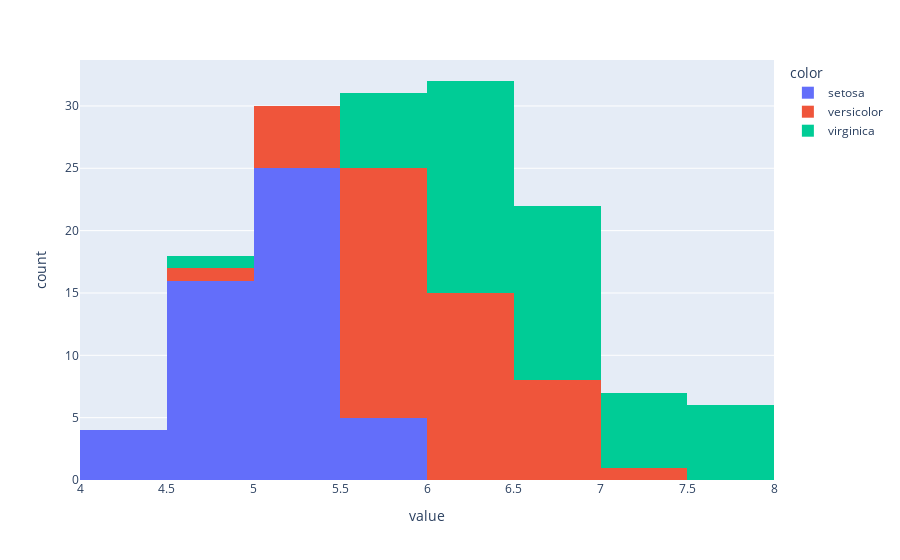
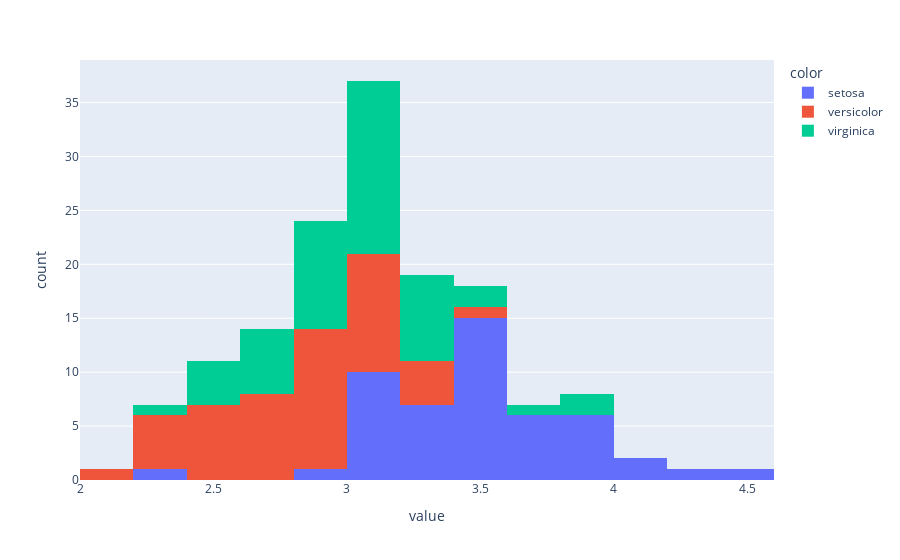
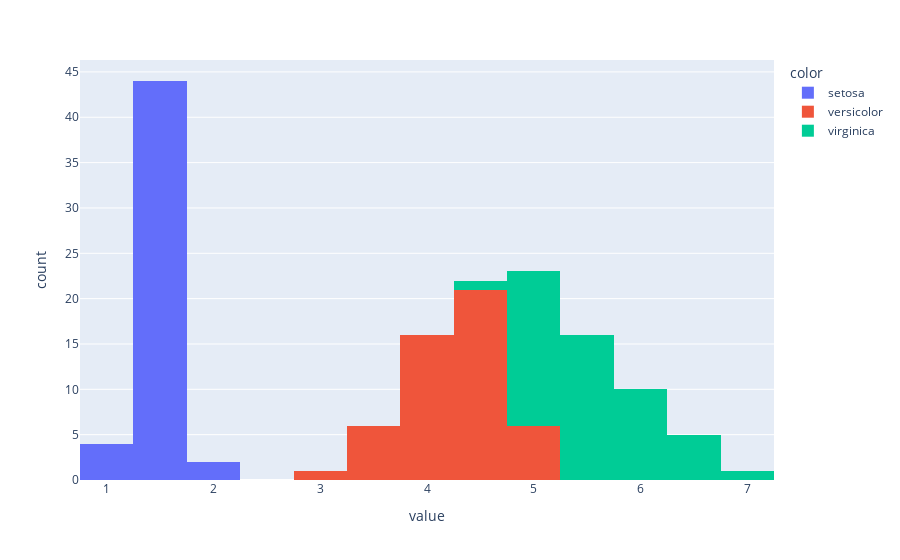
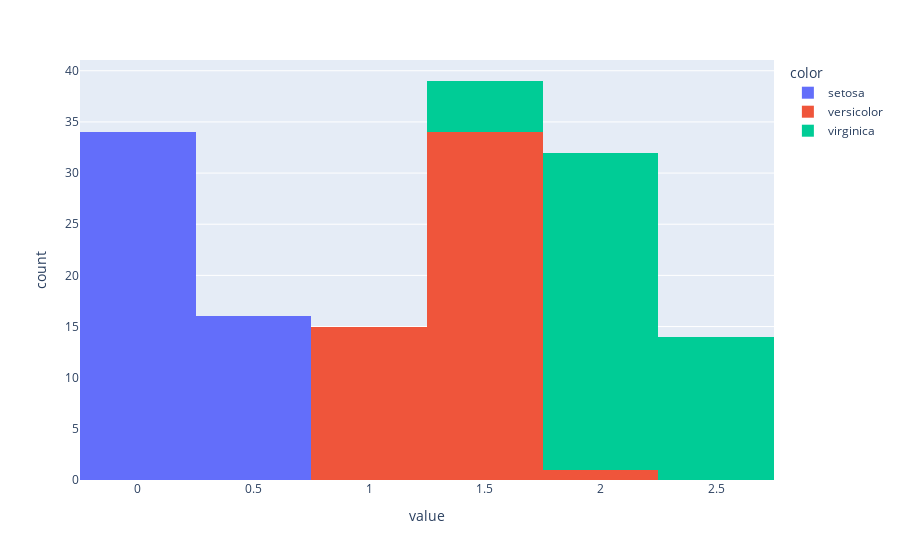

The notebook cell these images were saved under, in order:
### Markdown cell above
Nå vil vi legge til en ekstra dimensjon ved å bruke farge. Fargelegg histogramene etter spesies.

### Code cell
# Histogramer farget etter spesies
for col in iris_data.columns:
    fig = px.histogram(iris_data[col], color=iris_labels)
    fig.show()

### Figure 1 — Plotly figure (JSON) as saved in the notebook; plotly's stock layout.template omitted (floating-point values rounded to 4 significant figures)
{"data": [{"alignmentgroup": "True", "bingroup": "x", "hovertemplate": "color=setosa<br>value=%{x}<br>count=%{y}<extra></extra>", "legendgroup": "setosa", "marker": {"color": "#636efa", "pattern": {"shape": ""}}, "name": "setosa", "offsetgroup": "setosa", "orientation": "v", "showlegend": true, "type": "histogram", "x": [5.1, 4.9, 4.7, 4.6, 5, 5.4, 4.6, 5, 4.4, 4.9, 5.4, 4.8, 4.8, 4.3, 5.8, 5.7, 5.4, 5.1, 5.7, 5.1, 5.4, 5.1, 4.6, 5.1, 4.8, 5, 5, 5.2, 5.2, 4.7, 4.8, 5.4, 5.2, 5.5, 4.9, 5, 5.5, 4.9, 4.4, 5.1, 5, 4.5, 4.4, 5, 5.1, 4.8, 5.1, 4.6, 5.3, 5], "xaxis": "x", "yaxis": "y"}, {"alignmentgroup": "True", "bingroup": "x", "hovertemplate": "color=versicolor<br>value=%{x}<br>count=%{y}<extra></extra>", "legendgroup": "versicolor", "marker": {"color": "#EF553B", "pattern": {"shape": ""}}, "name": "versicolor", "offsetgroup": "versicolor", "orientation": "v", "showlegend": true, "type": "histogram", "x": [7, 6.4, 6.9, 5.5, 6.5, 5.7, 6.3, 4.9, 6.6, 5.2, 5, 5.9, 6, 6.1, 5.6, 6.7, 5.6, 5.8, 6.2, 5.6, 5.9, 6.1, 6.3, 6.1, 6.4, 6.6, 6.8, 6.7, 6, 5.7, 5.5, 5.5, 5.8, 6, 5.4, 6, 6.7, 6.3, 5.6, 5.5, 5.5, 6.1, 5.8, 5, 5.6, 5.7, 5.7, 6.2, 5.1, 5.7], "xaxis": "x", "yaxis": "y"}, {"alignmentgroup": "True", "bingroup": "x", "hovertemplate": "color=virginica<br>value=%{x}<br>count=%{y}<extra></extra>", "legendgroup": "virginica", "marker": {"color": "#00cc96", "pattern": {"shape": ""}}, "name": "virginica", "offsetgroup": "virginica", "orientation": "v", "showlegend": true, "type": "histogram", "x": [6.3, 5.8, 7.1, 6.3, 6.5, 7.6, 4.9, 7.3, 6.7, 7.2, 6.5, 6.4, 6.8, 5.7, 5.8, 6.4, 6.5, 7.7, 7.7, 6, 6.9, 5.6, 7.7, 6.3, 6.7, 7.2, 6.2, 6.1, 6.4, 7.2, 7.4, 7.9, 6.4, 6.3, 6.1, 7.7, 6.3, 6.4, 6, 6.9, 6.7, 6.9, 5.8, 6.8, 6.7, 6.7, 6.3, 6.5, 6.2, 5.9], "xaxis": "x", "yaxis": "y"}], "layout": {"barmode": "relative", "legend": {"title": {"text": "color"}, "tracegroupgap": 0}, "margin": {"t": 60}, "xaxis": {"anchor": "y", "domain": [0, 1], "title": {"text": "value"}}, "yaxis": {"anchor": "x", "domain": [0, 1], "title": {"text": "count"}}}}

### Figure 2 — Plotly figure (JSON) as saved in the notebook; plotly's stock layout.template omitted (floating-point values rounded to 4 significant figures)
{"data": [{"alignmentgroup": "True", "bingroup": "x", "hovertemplate": "color=setosa<br>value=%{x}<br>count=%{y}<extra></extra>", "legendgroup": "setosa", "marker": {"color": "#636efa", "pattern": {"shape": ""}}, "name": "setosa", "offsetgroup": "setosa", "orientation": "v", "showlegend": true, "type": "histogram", "x": [3.5, 3, 3.2, 3.1, 3.6, 3.9, 3.4, 3.4, 2.9, 3.1, 3.7, 3.4, 3, 3, 4, 4.4, 3.9, 3.5, 3.8, 3.8, 3.4, 3.7, 3.6, 3.3, 3.4, 3, 3.4, 3.5, 3.4, 3.2, 3.1, 3.4, 4.1, 4.2, 3.1, 3.2, 3.5, 3.6, 3, 3.4, 3.5, 2.3, 3.2, 3.5, 3.8, 3, 3.8, 3.2, 3.7, 3.3], "xaxis": "x", "yaxis": "y"}, {"alignmentgroup": "True", "bingroup": "x", "hovertemplate": "color=versicolor<br>value=%{x}<br>count=%{y}<extra></extra>", "legendgroup": "versicolor", "marker": {"color": "#EF553B", "pattern": {"shape": ""}}, "name": "versicolor", "offsetgroup": "versicolor", "orientation": "v", "showlegend": true, "type": "histogram", "x": [3.2, 3.2, 3.1, 2.3, 2.8, 2.8, 3.3, 2.4, 2.9, 2.7, 2, 3, 2.2, 2.9, 2.9, 3.1, 3, 2.7, 2.2, 2.5, 3.2, 2.8, 2.5, 2.8, 2.9, 3, 2.8, 3, 2.9, 2.6, 2.4, 2.4, 2.7, 2.7, 3, 3.4, 3.1, 2.3, 3, 2.5, 2.6, 3, 2.6, 2.3, 2.7, 3, 2.9, 2.9, 2.5, 2.8], "xaxis": "x", "yaxis": "y"}, {"alignmentgroup": "True", "bingroup": "x", "hovertemplate": "color=virginica<br>value=%{x}<br>count=%{y}<extra></extra>", "legendgroup": "virginica", "marker": {"color": "#00cc96", "pattern": {"shape": ""}}, "name": "virginica", "offsetgroup": "virginica", "orientation": "v", "showlegend": true, "type": "histogram", "x": [3.3, 2.7, 3, 2.9, 3, 3, 2.5, 2.9, 2.5, 3.6, 3.2, 2.7, 3, 2.5, 2.8, 3.2, 3, 3.8, 2.6, 2.2, 3.2, 2.8, 2.8, 2.7, 3.3, 3.2, 2.8, 3, 2.8, 3, 2.8, 3.8, 2.8, 2.8, 2.6, 3, 3.4, 3.1, 3, 3.1, 3.1, 3.1, 2.7, 3.2, 3.3, 3, 2.5, 3, 3.4, 3], "xaxis": "x", "yaxis": "y"}], "layout": {"barmode": "relative", "legend": {"title": {"text": "color"}, "tracegroupgap": 0}, "margin": {"t": 60}, "xaxis": {"anchor": "y", "domain": [0, 1], "title": {"text": "value"}}, "yaxis": {"anchor": "x", "domain": [0, 1], "title": {"text": "count"}}}}

### Figure 3 — Plotly figure (JSON) as saved in the notebook; plotly's stock layout.template omitted (floating-point values rounded to 4 significant figures)
{"data": [{"alignmentgroup": "True", "bingroup": "x", "hovertemplate": "color=setosa<br>value=%{x}<br>count=%{y}<extra></extra>", "legendgroup": "setosa", "marker": {"color": "#636efa", "pattern": {"shape": ""}}, "name": "setosa", "offsetgroup": "setosa", "orientation": "v", "showlegend": true, "type": "histogram", "x": [1.4, 1.4, 1.3, 1.5, 1.4, 1.7, 1.4, 1.5, 1.4, 1.5, 1.5, 1.6, 1.4, 1.1, 1.2, 1.5, 1.3, 1.4, 1.7, 1.5, 1.7, 1.5, 1, 1.7, 1.9, 1.6, 1.6, 1.5, 1.4, 1.6, 1.6, 1.5, 1.5, 1.4, 1.5, 1.2, 1.3, 1.4, 1.3, 1.5, 1.3, 1.3, 1.3, 1.6, 1.9, 1.4, 1.6, 1.4, 1.5, 1.4], "xaxis": "x", "yaxis": "y"}, {"alignmentgroup": "True", "bingroup": "x", "hovertemplate": "color=versicolor<br>value=%{x}<br>count=%{y}<extra></extra>", "legendgroup": "versicolor", "marker": {"color": "#EF553B", "pattern": {"shape": ""}}, "name": "versicolor", "offsetgroup": "versicolor", "orientation": "v", "showlegend": true, "type": "histogram", "x": [4.7, 4.5, 4.9, 4, 4.6, 4.5, 4.7, 3.3, 4.6, 3.9, 3.5, 4.2, 4, 4.7, 3.6, 4.4, 4.5, 4.1, 4.5, 3.9, 4.8, 4, 4.9, 4.7, 4.3, 4.4, 4.8, 5, 4.5, 3.5, 3.8, 3.7, 3.9, 5.1, 4.5, 4.5, 4.7, 4.4, 4.1, 4, 4.4, 4.6, 4, 3.3, 4.2, 4.2, 4.2, 4.3, 3, 4.1], "xaxis": "x", "yaxis": "y"}, {"alignmentgroup": "True", "bingroup": "x", "hovertemplate": "color=virginica<br>value=%{x}<br>count=%{y}<extra></extra>", "legendgroup": "virginica", "marker": {"color": "#00cc96", "pattern": {"shape": ""}}, "name": "virginica", "offsetgroup": "virginica", "orientation": "v", "showlegend": true, "type": "histogram", "x": [6, 5.1, 5.9, 5.6, 5.8, 6.6, 4.5, 6.3, 5.8, 6.1, 5.1, 5.3, 5.5, 5, 5.1, 5.3, 5.5, 6.7, 6.9, 5, 5.7, 4.9, 6.7, 4.9, 5.7, 6, 4.8, 4.9, 5.6, 5.8, 6.1, 6.4, 5.6, 5.1, 5.6, 6.1, 5.6, 5.5, 4.8, 5.4, 5.6, 5.1, 5.1, 5.9, 5.7, 5.2, 5, 5.2, 5.4, 5.1], "xaxis": "x", "yaxis": "y"}], "layout": {"barmode": "relative", "legend": {"title": {"text": "color"}, "tracegroupgap": 0}, "margin": {"t": 60}, "xaxis": {"anchor": "y", "domain": [0, 1], "title": {"text": "value"}}, "yaxis": {"anchor": "x", "domain": [0, 1], "title": {"text": "count"}}}}

### Figure 4 — Plotly figure (JSON) as saved in the notebook; plotly's stock layout.template omitted (floating-point values rounded to 4 significant figures)
{"data": [{"alignmentgroup": "True", "bingroup": "x", "hovertemplate": "color=setosa<br>value=%{x}<br>count=%{y}<extra></extra>", "legendgroup": "setosa", "marker": {"color": "#636efa", "pattern": {"shape": ""}}, "name": "setosa", "offsetgroup": "setosa", "orientation": "v", "showlegend": true, "type": "histogram", "x": [0.2, 0.2, 0.2, 0.2, 0.2, 0.4, 0.3, 0.2, 0.2, 0.1, 0.2, 0.2, 0.1, 0.1, 0.2, 0.4, 0.4, 0.3, 0.3, 0.3, 0.2, 0.4, 0.2, 0.5, 0.2, 0.2, 0.4, 0.2, 0.2, 0.2, 0.2, 0.4, 0.1, 0.2, 0.2, 0.2, 0.2, 0.1, 0.2, 0.2, 0.3, 0.3, 0.2, 0.6, 0.4, 0.3, 0.2, 0.2, 0.2, 0.2], "xaxis": "x", "yaxis": "y"}, {"alignmentgroup": "True", "bingroup": "x", "hovertemplate": "color=versicolor<br>value=%{x}<br>count=%{y}<extra></extra>", "legendgroup": "versicolor", "marker": {"color": "#EF553B", "pattern": {"shape": ""}}, "name": "versicolor", "offsetgroup": "versicolor", "orientation": "v", "showlegend": true, "type": "histogram", "x": [1.4, 1.5, 1.5, 1.3, 1.5, 1.3, 1.6, 1, 1.3, 1.4, 1, 1.5, 1, 1.4, 1.3, 1.4, 1.5, 1, 1.5, 1.1, 1.8, 1.3, 1.5, 1.2, 1.3, 1.4, 1.4, 1.7, 1.5, 1, 1.1, 1, 1.2, 1.6, 1.5, 1.6, 1.5, 1.3, 1.3, 1.3, 1.2, 1.4, 1.2, 1, 1.3, 1.2, 1.3, 1.3, 1.1, 1.3], "xaxis": "x", "yaxis": "y"}, {"alignmentgroup": "True", "bingroup": "x", "hovertemplate": "color=virginica<br>value=%{x}<br>count=%{y}<extra></extra>", "legendgroup": "virginica", "marker": {"color": "#00cc96", "pattern": {"shape": ""}}, "name": "virginica", "offsetgroup": "virginica", "orientation": "v", "showlegend": true, "type": "histogram", "x": [2.5, 1.9, 2.1, 1.8, 2.2, 2.1, 1.7, 1.8, 1.8, 2.5, 2, 1.9, 2.1, 2, 2.4, 2.3, 1.8, 2.2, 2.3, 1.5, 2.3, 2, 2, 1.8, 2.1, 1.8, 1.8, 1.8, 2.1, 1.6, 1.9, 2, 2.2, 1.5, 1.4, 2.3, 2.4, 1.8, 1.8, 2.1, 2.4, 2.3, 1.9, 2.3, 2.5, 2.3, 1.9, 2, 2.3, 1.8], "xaxis": "x", "yaxis": "y"}], "layout": {"barmode": "relative", "legend": {"title": {"text": "color"}, "tracegroupgap": 0}, "margin": {"t": 60}, "xaxis": {"anchor": "y", "domain": [0, 1], "title": {"text": "value"}}, "yaxis": {"anchor": "x", "domain": [0, 1], "title": {"text": "count"}}}}
